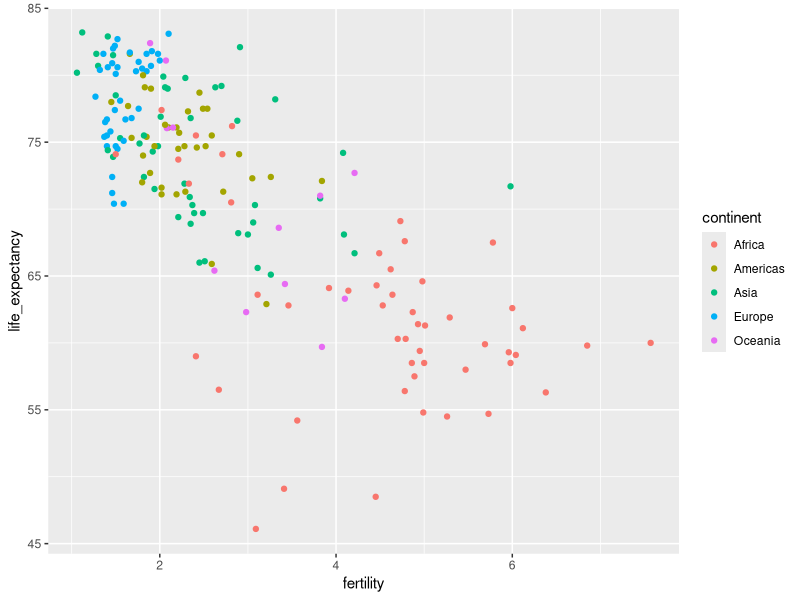
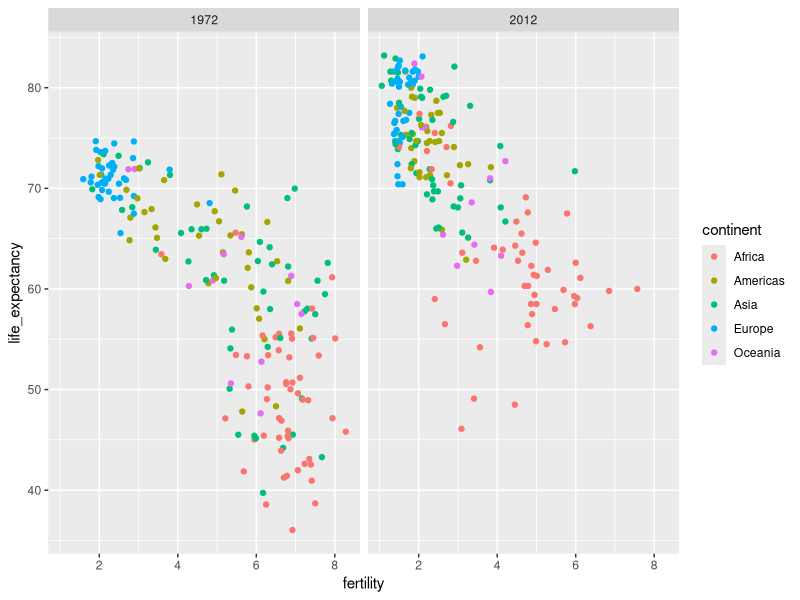
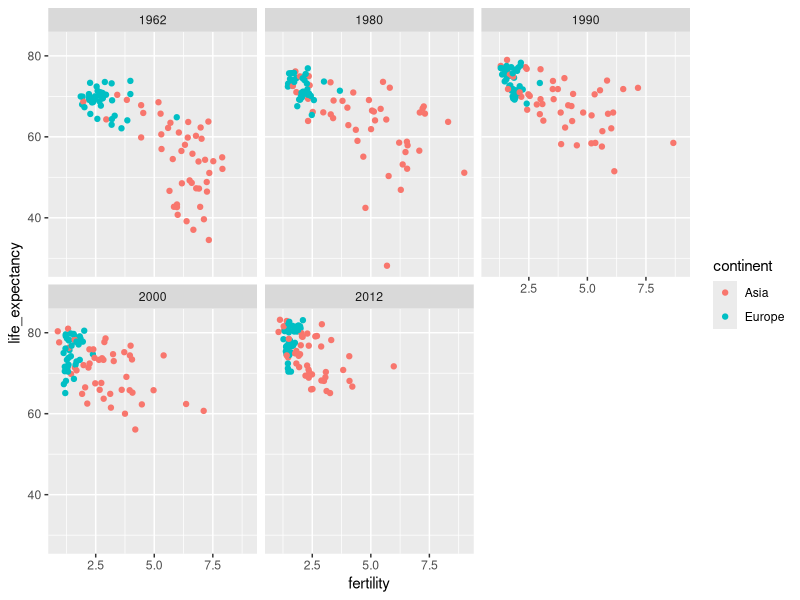
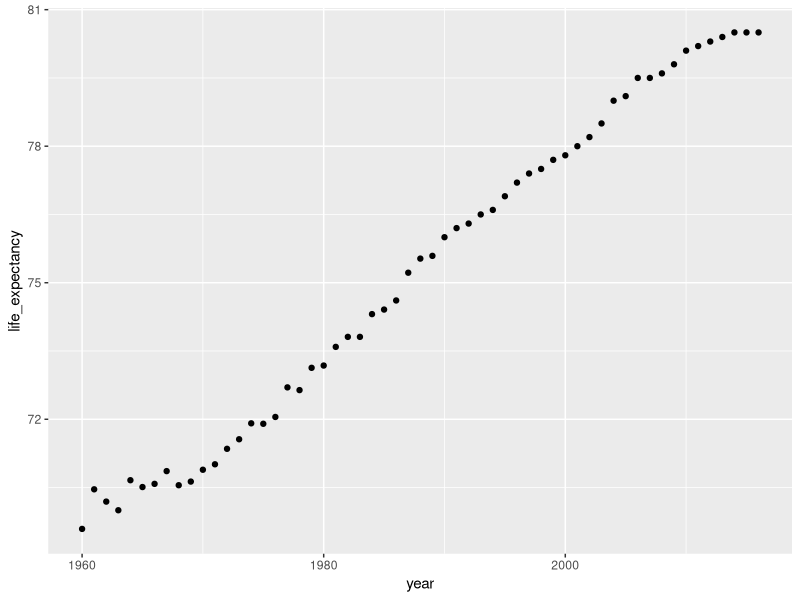
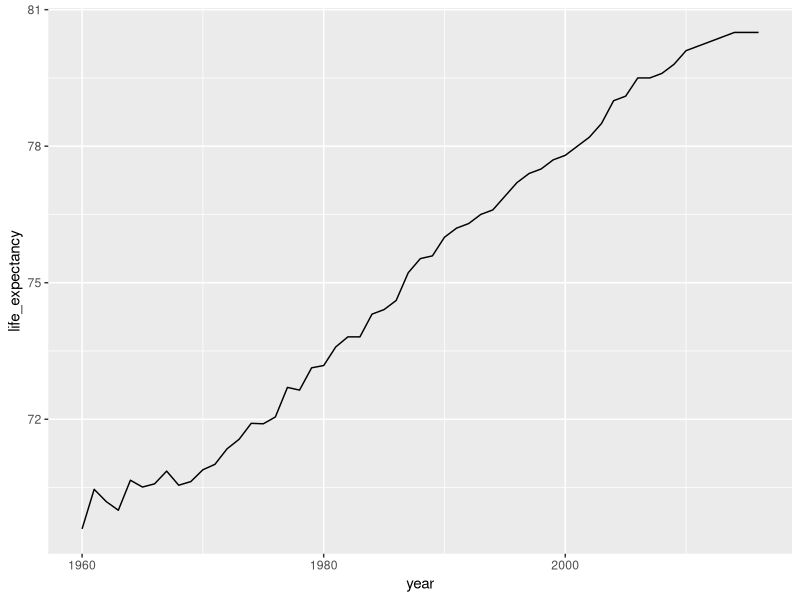
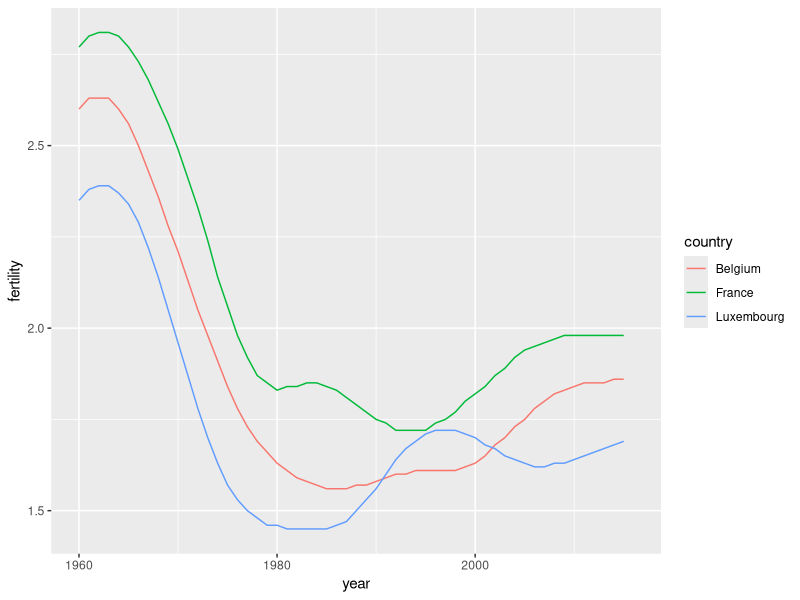
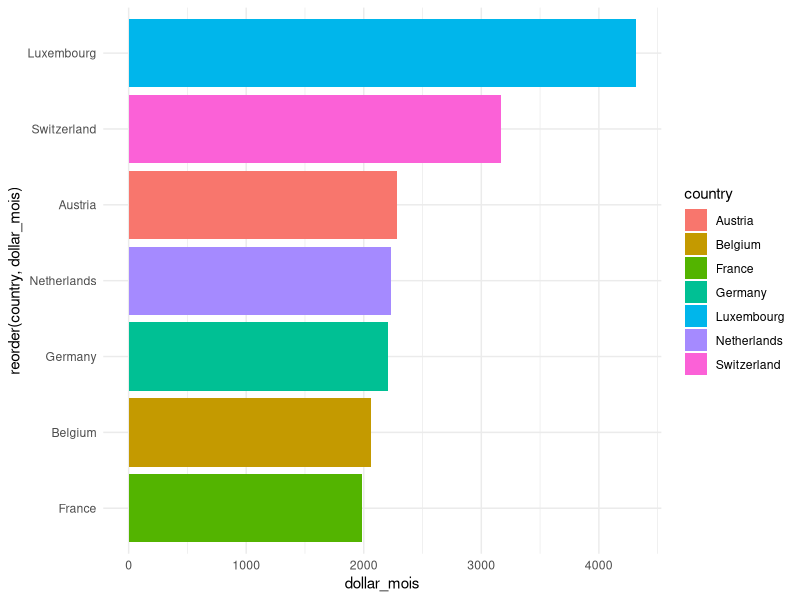

R code for these plots, in order:
#install.packages("tydiverse")
library(tidyverse) #Pour la manipulation des données (collection de packages)

#install.packages("dslabs")
library(dslabs)
data(gapminder)
head(gapminder)

#Filtres

select_data <- gapminder %>% 
  select (year, country, region, life_expectancy, population)

head(select_data)

filter_data <- select_data %>%
  select(year,country,life_expectancy,population) %>%
  filter(country %in% "Belgium")
  
head(filter_data)

arrange_data <- select_data %>%
  select(year,country,life_expectancy,population) %>%
  arrange(desc(life_expectancy))

head(arrange_data)

year_data <- select_data %>%
  filter(year == 2016) %>%
  select(country,life_expectancy) %>%
  arrange(desc(life_expectancy))

head(year_data)

#Comparaison du taux de mortalité infantile entre la Belgique et le Sri Lanka

taux_m <- gapminder %>%
  filter(year == 2015 & country %in% c("Belgium", "Sweden")) %>%
  select(country, infant_mortality)
taux_m

#Rappels ggplot2

filter(gapminder, year == 2012) %>%
  ggplot(aes(fertility, life_expectancy, color = continent)) +
  geom_point()

# Facette par continent et année (comparaison deux années)
filter(gapminder, year %in% c(1972, 2012)) %>%
  ggplot(aes(fertility, life_expectancy, col = continent)) +
  geom_point() +
  facet_grid(. ~ year)

# Facette par année et par continent
years <- c(1962, 1980, 1990, 2000, 2012)
continents <- c("Europe", "Asia")
gapminder %>%
  filter(year %in% years & continent %in% continents) %>%
  ggplot(aes(fertility, life_expectancy, col = continent)) +
  geom_point() +
  facet_wrap(~year)

# Espérance de vie en Belgique
gapminder %>%
  filter(country == "Belgium") %>%
  ggplot(aes(year, life_expectancy)) +
  geom_point()

gapminder %>%
  filter(country == "Belgium") %>%
  ggplot(aes(year, life_expectancy)) +
  geom_line()

countries <- c("Belgium","Luxembourg","France")

gapminder %>% filter(country %in% countries) %>%
  ggplot(aes(year, fertility, col = country)) +
  geom_line()

#Mutate
str(gapminder)

revenus <- gapminder %>%
  select(country, year, gdp, population,region)

head(revenus)

revenus <- revenus %>%
  select(country, year, gdp, population, region)  %>%
  filter(!is.na(gdp) & year == 2011 & region == "Western Europe") %>%
  mutate(dollar_mois = gdp/population/12)  %>%
  arrange(desc(dollar_mois))

head(revenus)

revenus %>% 
  ggplot(aes(x = reorder(country, dollar_mois), y = dollar_mois, fill = country)) +
  geom_bar(stat = "identity") +
  theme_minimal() +
  coord_flip()
